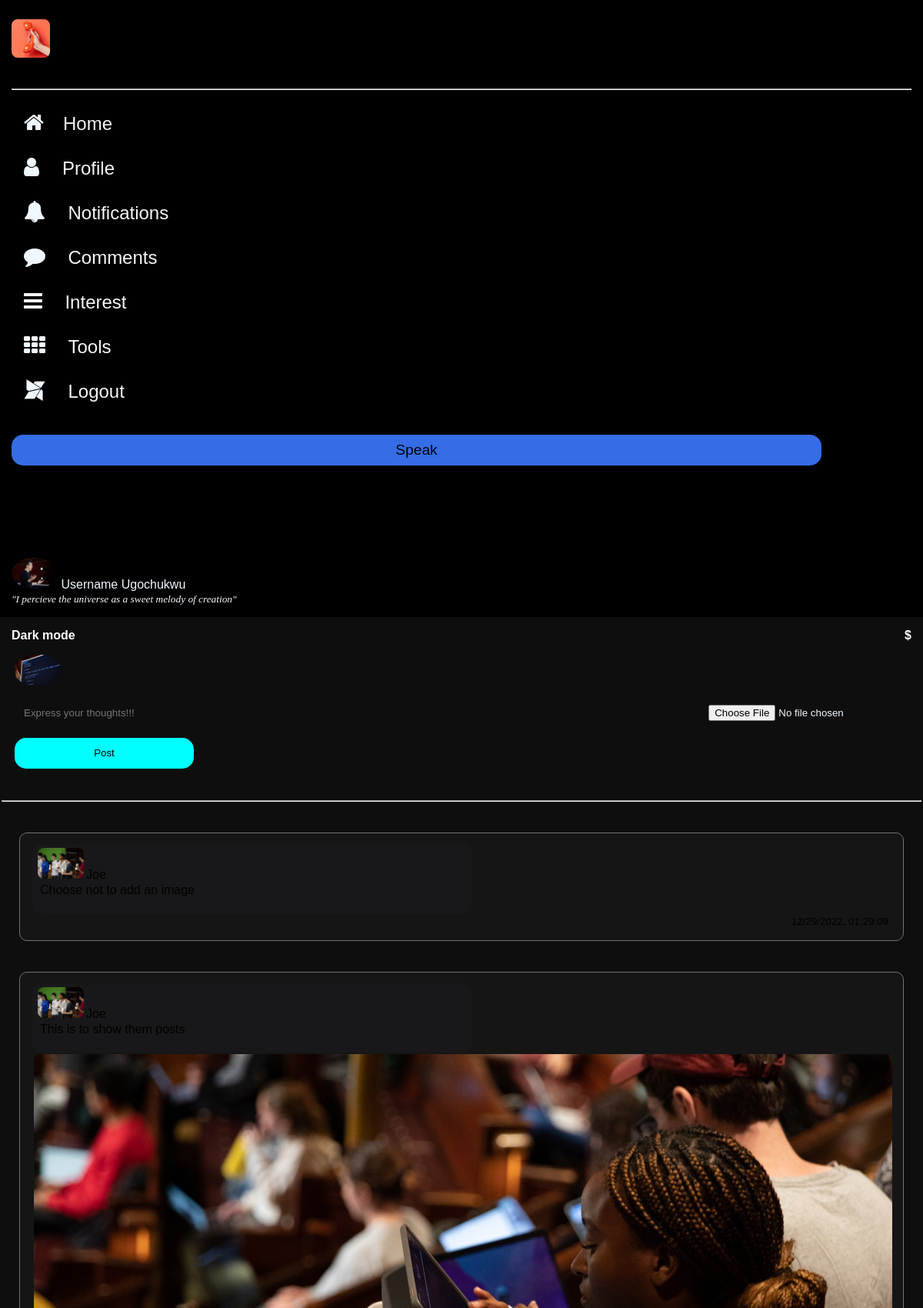
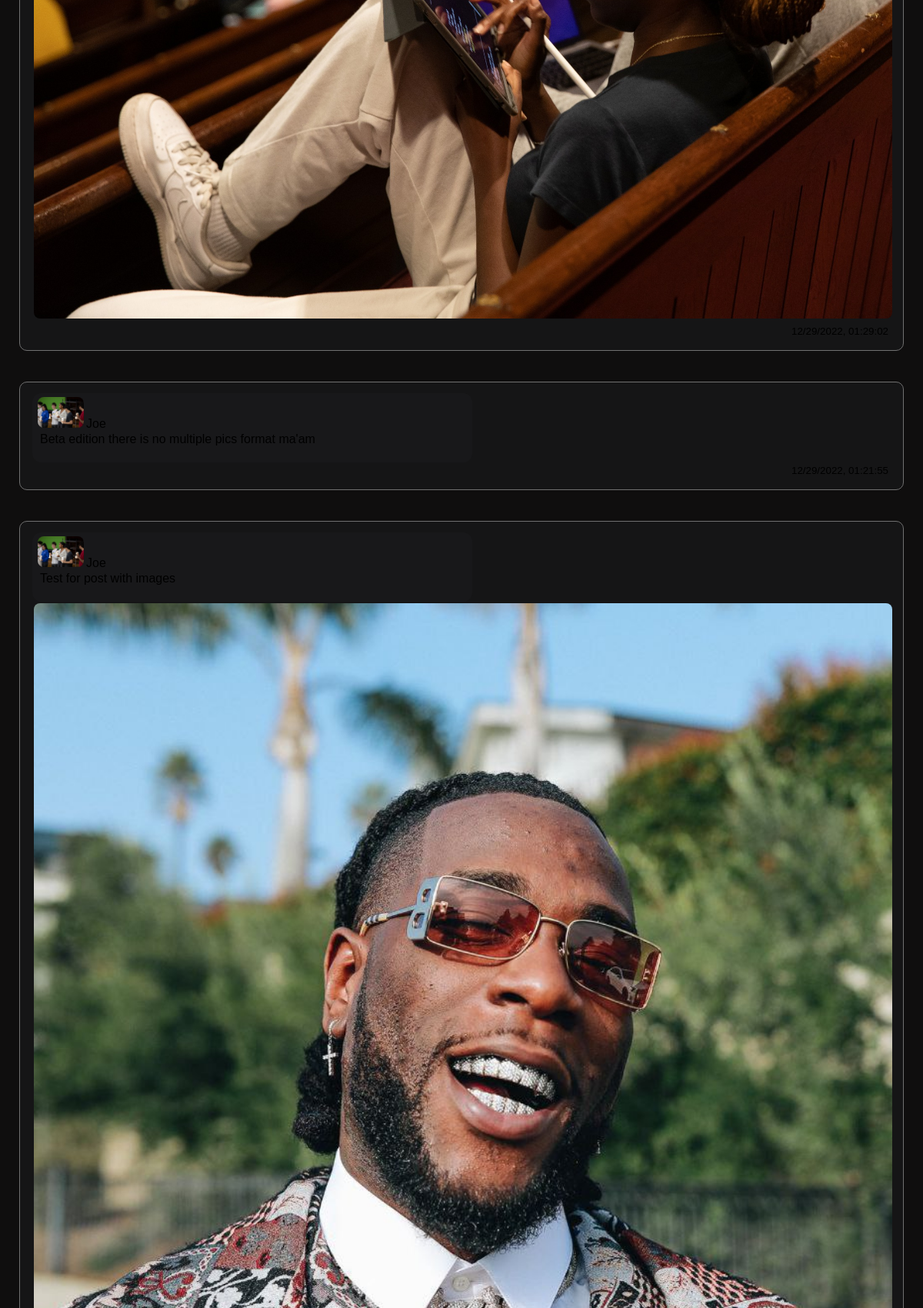
The page / (signed in, upper part) on the database its author committed (2 pictures, top to bottom).
### tables this page shows
CREATE TABLE users(id INTEGER PRIMARY KEY AUTOINCREMENT , name TEXT, username TEXT,nickname TEXT,  hash TEXT, quote TEXT, email TEXT, coverphoto_path TEXT, dp_path TEXT);

CREATE TABLE posts(user_id INTEGER , post TEXT, image_path TEXT ,time TEXT,  post_id INTEGER PRIMARY KEY AUTOINCREMENT, FOREIGN KEY(user_id) REFERENCES users(id));

### app.py (the view, shortened to what this page needs)
@app.route("/", methods=["GET", "POST"])
@login_required
def index():
    data = db.execute("SELECT * FROM posts ORDER BY post_id DESC")
    if not data:
        return render_template("index.html", data=None, dp_path=None, username=None)
    for x in range(len(data)):
        print(data[0]["user_id"])
    user_info = db.execute("SELECT * FROM users JOIN posts ON posts.user_id = users.id ORDER BY posts.post_id DESC")
    print(user_info)
    user_index = 0
    for value in data:
        value["username"] = user_info[user_index]["username"]
        value["user_id"] =  user_info[user_index]["id"]
        print(value["username"])
        value["dp_path"] = user_info[user_index]["dp_path"]
        user_index += 1
    dp_paths = db.execute("SELECT dp_path FROM users WHERE id = ?", session["user_id"])
    dp_path = dp_paths[0]["dp_path"]
    return render_template("index.html", data=data,dp_path=dp_path)

### app.py (called while the page is built)
@app.after_request
def after_request(response):
    response.headers["Cache-Control"] = "no-cache, no-store, must-revalidate"
    response.headers["Expires"] = 0
    response.headers["Pragma"] = "no-cache"
    return response

### helpers.py (called while the page is built)
def login_required(f):
    @wraps(f)
    def decorated_function(*args, **kwargs):
        if session.get("user_id") is None:
            return redirect("/login")
        return f(*args, **kwargs)
    return decorated_function

### templates/index.html (shortened to what this page needs)
<!DOCTYPE html>
<html lang="en">
<head>
    <link rel="stylesheet" href="/static/layout.css">
    <link rel="stylesheet" href="https://cdnjs.cloudflare.com/ajax/libs/font-awesome/4.7.0/css/font-awesome.min.css">
</head>
<body>
    <div class="rows">
        <div class="col1">
            <p id="logo"><img src="/static/Note.png" alt="History" style="width: 50px;"></p>
            <hr>
            <ul>
                <li><span><i class="fa fa-home" style="font-size:28px" ;></i></span><a href="/">Home</a></li>
                <li><span><i class="fa fa-user" style="font-size:28px" ;></i></span><a href="/profile"
                        style="margin-left: 30px;">Profile</a></li>
                <li><span><i class="fa fa-bell" style="font-size:28px" ;></i></span> <a
                        href="/notifications">Notifications</a></li>
                <li><span><i class="fa fa-comment" style="font-size:28px" ;></i></span> <a href="#">Comments</a></li>
                <li><span><i class="fa fa-bars" style="font-size:28px" ;></i></span> <a href="/interest">Interest</a>
                </li>
                <li><span><i class="fa fa-th" style="font-size:28px" ;></i></span> <a href="#">Tools</a></li>
                <li><span><i class="fa fa-modx" style="font-size:28px" ;></i></span> <a href="/logout">Logout</a></li>
                <a href="/" style="font-weight:bolder"> <button>Speak</button></a>
            </ul>
            <div id="profile">
                <span id="dp"><a href="#"><img src="/static/cs503.jpg" alt="DP"></a></span>
                <span id="username">Username Ugochukwu </span>
                <br>
                <span id="user-link">"I percieve the universe as a sweet melody of creation"</span>
            </div>
        </div>
        <div class="col2">
            <div class="main_heading">
                <section id="Home">
                    <span><b>Dark mode</b></span>
                    <span id="icon" style="float:right"><b>$</b></span>
                </section>
                <section id="post-form">
                    <img src="{{dp_path}}" alt="DP" id="dp">
                    <form action="/" method="post" enctype=multipart/form-data>
                        <input type="text" name="Post" id="post" placeholder="Express your thoughts!!!" maxlength="2000"
                            minlength="5">
                        <input type="file" name="post_image" id="" accept="image/*">
                        <input type="submit" value="Post" class="post-btn">
                    </form>
                </section>
            </div>
            <hr id="card-line">
            {% if  data %}
            {% for value in data  %}
            {% if value.image_path %}
            <section id="Posts-cards">
                <div class="post-card-name">
                    <span id="dp"><img src="{{value.dp_path}}" alt="DP"><span id="username-post">{{value.username}}</span></span>
                    <p id="post-text">{{value.post}}</p>
                </div>
                <img src="{{value.image_path}}" alt="post-image" id="post-image">
                <p id="time-stamp">{{value.time}}</p>
            </section>
            {% else %}
            <section id="Posts-cards">
                <div class="post-card-name">
                    <span id="dp"><img src="{{value.dp_path}}" alt="DP"><span id="username-post">{{value.username}}</span></span>
                    <p id="post-text">{{value.post}}</p>
                </div>
                <p id="time-stamp">{{value.time}}</p>
            </section>
            {% endif %}
            {% endfor %}
            {% endif %}
        </div>
</body>
</html>

### static/layout.css (style rules this page uses)
body { margin:0; background-color: black; color: aliceblue; font-family: 'Gill Sans', 'Gill Sans MT', Calibri, 'Trebuchet MS', sans-serif; }
#Home { margin: 0; margin-bottom: 15px; color: white; border: none; }
#profile img { width: 60px; border-radius: 50%; }
#dp { width: 60px; height: auto; border-radius: 40%; }
.col1 { padding: 15px; border: 5px white; border-width: 4px; border-color: #e9b3b3; }
.col2 { padding: 15px; font: bolder; overflow-x: hidden; background-color: rgb(15, 14, 14); }
#post { border-top: 0px; border-right: 0px; border-left: 0px; border-bottom: 2em ; color: rgb(77, 75, 56); padding: 7px; margin: 5px; text-align: center; height: 40px; border-bottom: 1px #707070; width: 75%; background-color:inherit; text-align: start; }
.post-card-name { border: #16181C; border-radius: 12px; background-color:rgba(28, 29, 31, 0.5); padding: 5px 7px; width: 50%; }
.post-btn { background-color: aqua; border: none; width: 20%; border-radius: 15px; height: 40px; }
#post-form { margin-top: 2px; margin-left: 3px; margin-bottom: 40px; padding: 1px; }
#Posts-cards { margin: 10px; padding: 14px 16px;margin-top: 40px; border: 1px solid #707070; border-radius: 10px; display: block; box-shadow: blue; flood-color: aqua; background-color:rgba(28, 29, 31, 0.5); color: black; }
#username-post { margin-left: 2px; padding: 1px; }
#user-link { font-stretch: expanded; font-family: 'Times New Roman', Times, serif; font-style: oblique; font: bolder; font-size: smaller; }
#dp { width: 60; height: auto; border-radius: 45%; }
#post-image { border-radius: 8px; margin: 2px; width: 100%; height: auto; }
#username { margin-top: -4px; }
#post-text { margin-top: 2px; margin-left: 3px; }
#time-stamp { padding: 1px; margin: 2px; font-size: smaller; text-align: end; }
ul { list-style-type: none; margin-left: -40px; }
#logo { margin-top: 10px; padding-bottom: 20px; }
li a { text-decoration: none; color: #f6f6f6; font-size: 1.5rem; margin-left: 25px; }
li { padding: 12px 16px; border-radius: 10px; margin-top: 4px; }
button { width: 90%; align-self: center; font-size: larger; margin-top: 30px; height: 40px; border: 2px #707070; border-radius: 15px; background-color: rgba(60, 120, 1800, .9); }
#profile { margin-top: 120px; }
#card-line { margin-left:-13px; margin-right:-13px; height: .01px; }
a { cursor: pointer; }
img { width: 60px; border: #16181C; border-radius: 8px; }

### rows shown on the page
users: dp_path (picture)
posts: dp_path (picture), username "Joe", post "Choose not to add an image", time "12/29/2022, 01:29:09"
posts: dp_path (picture), username "Joe", post "This is to show them posts", image_path (picture), time "12/29/2022, 01:29:02"
posts: dp_path (picture), username "Joe", post "Beta edition there is no multiple pics format ma'am", time "12/29/2022, 01:21:55"
posts: dp_path (picture), username "Joe", post "Test for post with images", image_path (picture)
